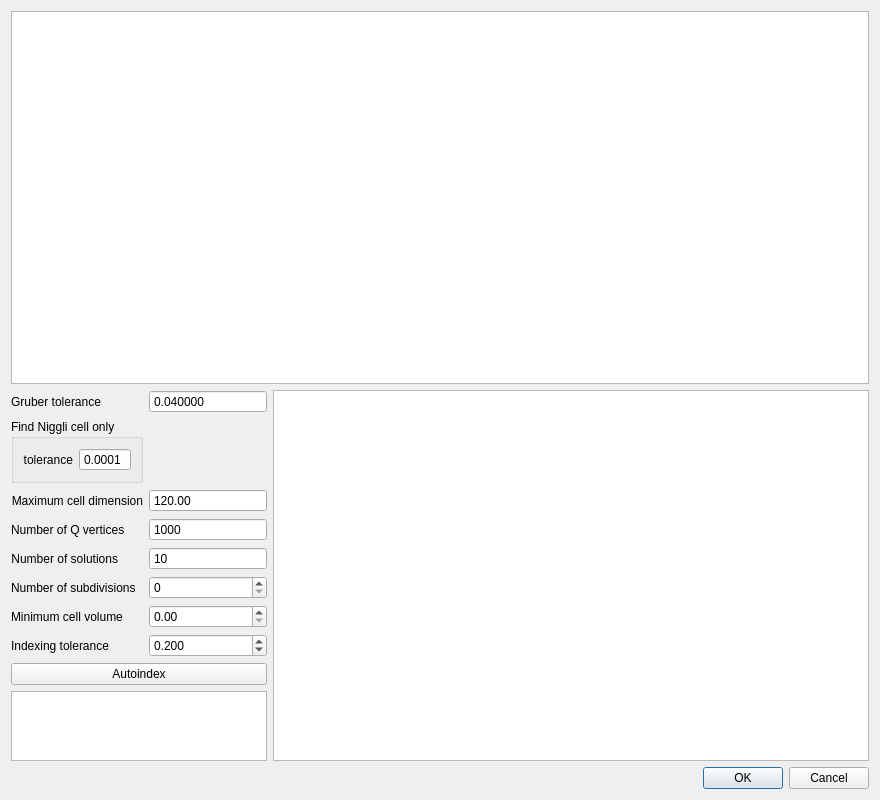
<?xml version="1.0" encoding="UTF-8"?>
<ui version="4.0">
 <class>DialogAutoIndexing</class>
 <widget class="QDialog" name="DialogAutoIndexing">
  <property name="windowModality">
   <enum>Qt::ApplicationModal</enum>
  </property>
  <property name="geometry">
   <rect>
    <x>0</x>
    <y>0</y>
    <width>880</width>
    <height>800</height>
   </rect>
  </property>
  <property name="windowTitle">
   <string>Auto-indexer dialog</string>
  </property>
  <layout class="QVBoxLayout" name="verticalLayout" stretch="2,1,0">
   <item>
    <widget class="QTableView" name="peaks"/>
   </item>
   <item>
    <layout class="QHBoxLayout" name="horizontalLayout" stretch="0,2">
     <item>
      <layout class="QFormLayout" name="formLayout">
       <item row="0" column="0">
        <widget class="QLabel" name="label_2">
         <property name="text">
          <string>Gruber tolerance</string>
         </property>
         <property name="alignment">
          <set>Qt::AlignRight|Qt::AlignTrailing|Qt::AlignVCenter</set>
         </property>
        </widget>
       </item>
       <item row="0" column="1">
        <widget class="QDoubleSpinBox" name="gruberTolerance">
         <property name="buttonSymbols">
          <enum>QAbstractSpinBox::NoButtons</enum>
         </property>
         <property name="decimals">
          <number>6</number>
         </property>
         <property name="maximum">
          <double>1.000000000000000</double>
         </property>
         <property name="singleStep">
          <double>0.000100000000000</double>
         </property>
         <property name="value">
          <double>0.040000000000000</double>
         </property>
        </widget>
       </item>
       <item row="1" column="0">
        <widget class="QGroupBox" name="niggli">
         <property name="title">
          <string>Find Niggli cell only</string>
         </property>
         <layout class="QFormLayout" name="formLayout_2">
          <item row="0" column="0">
           <widget class="QLabel" name="label">
            <property name="text">
             <string>tolerance</string>
            </property>
            <property name="alignment">
             <set>Qt::AlignRight|Qt::AlignTrailing|Qt::AlignVCenter</set>
            </property>
           </widget>
          </item>
          <item row="0" column="1">
           <widget class="QDoubleSpinBox" name="niggliTolerance">
            <property name="buttonSymbols">
             <enum>QAbstractSpinBox::NoButtons</enum>
            </property>
            <property name="prefix">
             <string/>
            </property>
            <property name="decimals">
             <number>4</number>
            </property>
            <property name="maximum">
             <double>1.000000000000000</double>
            </property>
            <property name="singleStep">
             <double>0.000100000000000</double>
            </property>
            <property name="value">
             <double>0.000100000000000</double>
            </property>
           </widget>
          </item>
         </layout>
        </widget>
       </item>
       <item row="2" column="0">
        <widget class="QLabel" name="label_3">
         <property name="text">
          <string>Maximum cell dimension</string>
         </property>
         <property name="alignment">
          <set>Qt::AlignRight|Qt::AlignTrailing|Qt::AlignVCenter</set>
         </property>
        </widget>
       </item>
       <item row="2" column="1">
        <widget class="QDoubleSpinBox" name="maxCellDim">
         <property name="buttonSymbols">
          <enum>QAbstractSpinBox::NoButtons</enum>
         </property>
         <property name="maximum">
          <double>100000000.000000000000000</double>
         </property>
         <property name="singleStep">
          <double>0.000000000000000</double>
         </property>
         <property name="value">
          <double>120.000000000000000</double>
         </property>
        </widget>
       </item>
       <item row="3" column="0">
        <widget class="QLabel" name="label_5">
         <property name="text">
          <string>Number of Q vertices</string>
         </property>
        </widget>
       </item>
       <item row="3" column="1">
        <widget class="QSpinBox" name="nVertices">
         <property name="buttonSymbols">
          <enum>QAbstractSpinBox::NoButtons</enum>
         </property>
         <property name="maximum">
          <number>100000</number>
         </property>
         <property name="value">
          <number>1000</number>
         </property>
        </widget>
       </item>
       <item row="4" column="0">
        <widget class="QLabel" name="label_4">
         <property name="text">
          <string>Number of solutions</string>
         </property>
         <property name="alignment">
          <set>Qt::AlignRight|Qt::AlignTrailing|Qt::AlignVCenter</set>
         </property>
        </widget>
       </item>
       <item row="4" column="1">
        <widget class="QSpinBox" name="nSolutions">
         <property name="buttonSymbols">
          <enum>QAbstractSpinBox::NoButtons</enum>
         </property>
         <property name="minimum">
          <number>1</number>
         </property>
         <property name="maximum">
          <number>100000</number>
         </property>
         <property name="value">
          <number>10</number>
         </property>
        </widget>
       </item>
       <item row="5" column="0">
        <widget class="QLabel" name="label_7">
         <property name="text">
          <string>Number of subdivisions</string>
         </property>
        </widget>
       </item>
       <item row="5" column="1">
        <widget class="QSpinBox" name="subdiv">
         <property name="maximum">
          <number>999999</number>
         </property>
        </widget>
       </item>
       <item row="6" column="0">
        <widget class="QLabel" name="label_8">
         <property name="text">
          <string>Minimum cell volume</string>
         </property>
        </widget>
       </item>
       <item row="6" column="1">
        <widget class="QDoubleSpinBox" name="cellVolume"/>
       </item>
       <item row="7" column="0">
        <widget class="QLabel" name="indexingToleranceLabel">
         <property name="text">
          <string>Indexing tolerance</string>
         </property>
        </widget>
       </item>
       <item row="7" column="1">
        <widget class="QDoubleSpinBox" name="indexingTolerance">
         <property name="decimals">
          <number>3</number>
         </property>
         <property name="maximum">
          <double>1.000000000000000</double>
         </property>
         <property name="singleStep">
          <double>0.100000000000000</double>
         </property>
         <property name="value">
          <double>0.200000000000000</double>
         </property>
        </widget>
       </item>
       <item row="8" column="0" colspan="2">
        <widget class="QPushButton" name="index">
         <property name="text">
          <string>Autoindex</string>
         </property>
         <property name="autoDefault">
          <bool>false</bool>
         </property>
        </widget>
       </item>
       <item row="9" column="0" colspan="2">
        <widget class="QListWidget" name="unitCells"/>
       </item>
      </layout>
     </item>
     <item>
      <widget class="QTableView" name="solutions">
       <property name="styleSheet">
        <string notr="true">QPushButton {
        border: 1px solid #6593cf;
        border-radius: 2px;
        padding: 5px 15px 2px 5px;
        background: #ffeeee;
        color: #006aff;
        font: bold large &quot;Arial&quot;;
        height: 30px;
}




QPushButton:pressed {
        background: qlineargradient(x1 : 0, y1 : 0, x2 : 0, y2 :   1, stop :   0.0 #c0dbff,
        stop :   0.5 #cfd26f, stop :   0.55 #c7df6f, stop :   1.0 #f5f9ff);
        padding-top: 2px;
        padding-left: 3px;

}


QPushButton:on {
        background: qlineargradient(x1 : 0, y1 : 0, x2 : 0, y2 :   1, stop :   0.0 #5AA72D,
        stop :   0.5 #B3E296, stop :   0.55 #B3E296, stop :   1.0 #f5f9ff);
        padding-top: 2px;
        padding-left: 3px;
}

QPushButton:disabled {
        background: transparent #e5e9ee;
        padding-top: 2px;        
        padding-left: 3px;
        color: black;
}</string>
       </property>
       <property name="editTriggers">
        <set>QAbstractItemView::NoEditTriggers</set>
       </property>
       <property name="selectionMode">
        <enum>QAbstractItemView::SingleSelection</enum>
       </property>
      </widget>
     </item>
    </layout>
   </item>
   <item>
    <layout class="QHBoxLayout" name="horizontalLayout_3" stretch="0">
     <item>
      <widget class="QDialogButtonBox" name="cancelOK">
       <property name="sizePolicy">
        <sizepolicy hsizetype="Minimum" vsizetype="Fixed">
         <horstretch>0</horstretch>
         <verstretch>0</verstretch>
        </sizepolicy>
       </property>
       <property name="styleSheet">
        <string notr="true"/>
       </property>
       <property name="standardButtons">
        <set>QDialogButtonBox::Cancel|QDialogButtonBox::Ok</set>
       </property>
       <property name="centerButtons">
        <bool>false</bool>
       </property>
      </widget>
     </item>
    </layout>
   </item>
  </layout>
 </widget>
 <resources/>
 <connections/>
</ui>
